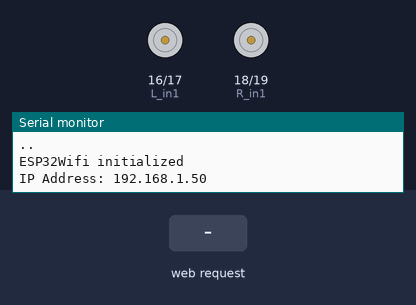
A sketch run on a simulated ESP32. On the bench: motor-driver pin pairs drawn as motors (green arrow = first pin HIGH = forward, orange = second pin HIGH = backward, longer = more drive), the last lines printed to the serial monitor. Inputs (shaded band) come from the test bench. WiFi joins after 1.5 s; servers stay silent unless stated.

Above: at 8.2 s.
8.3 s: HTTP request GET /forward received
At 8.8 s:
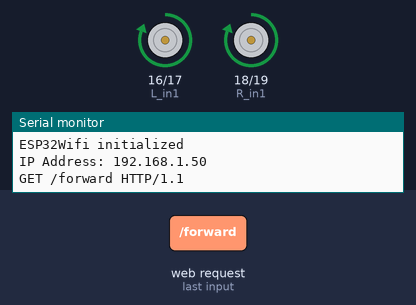
9.8 s: HTTP request GET /back received
At 11.0 s:
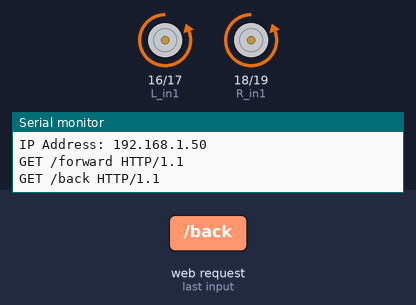
11.3 s: HTTP request GET /left received
At 12.3 s:
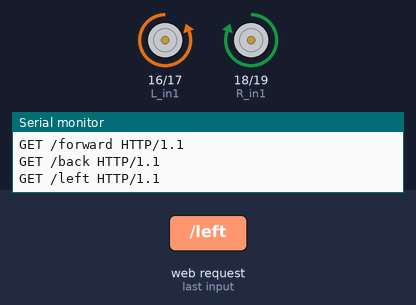
12.8 s: HTTP request GET /right received
At 13.4 s:
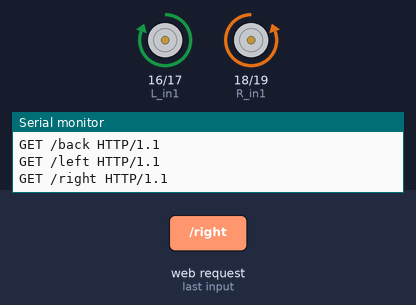
Timing chart, 0 to 15.3 s (numbered marks = the images above; inputs shaded):
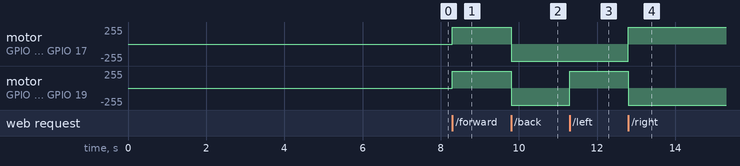

Measured:
- after the input at 8.3 s, motor on GPIO 16 (L_in1) / GPIO 17 (L_in2), motor on GPIO 18 (R_in1) / GPIO 19 (R_in2): stopped → forward 255/255 at once
- after the input at 9.8 s, motor on GPIO 16 (L_in1) / GPIO 17 (L_in2), motor on GPIO 18 (R_in1) / GPIO 19 (R_in2): forward 255/255 → backward 255/255 at once
- after the input at 11.3 s, motor on GPIO 18 (R_in1) / GPIO 19 (R_in2): backward 255/255 → forward 255/255 at once
- after the input at 12.8 s, motor on GPIO 16 (L_in1) / GPIO 17 (L_in2): backward 255/255 → forward 255/255 at once; motor on GPIO 18 (R_in1) / GPIO 19 (R_in2): forward 255/255 → backward 255/255 at once

The sketch:

Wifi_controller.ino
```cpp
#include <WiFi.h>
//Constants
#define LED 2
#define L_in1 16
#define L_in2 17
#define R_in1 18
#define R_in2 19
#define R_enable HIGH
#define L_enable HIGH

//Parameters
String request ;
char* ssid  = "Mi Redmi 7";
char* password  = "sadiq1234";
String nom  = "ESP32";


void webpage(WiFiClient client) { /* function webpage */
  ////Send webpage to client
  client.println("HTTP/1.1 200 OK");
  client.println("Content-Type: text/html");
  client.println("");
  client.println("<!DOCTYPE HTML>");
  client.println("<html>");
  client.println("<head>");
  client.println("<title> UGV_Wifi_Navigation </title>");
  client.println("<meta http-equiv='content-type' content='text/html; charset=UTF-8'>");
  client.println("<meta name='apple-mobile-web-app-capable' content='yes' />");
  client.println("<meta name='apple-mobile-web-app-status-bar-style' content='black-translucent' />");
  client.println("<meta http-equiv='refresh' content='5'>");
  client.println("</head>");
  client.println("<body bgcolor = '#FFE5B4'> ");
  client.println("<hr/><hr>");
  client.println("<h1 style='color : #194D33;'><center> UGV - Web Controller </center></h1>");
  client.println("<hr/><hr>");
  client.println("<h2 style='color : #194D33;'> Navigation </h2>");
  client.println("<table>");
  client.println("<tr>");
  client.println("<td></td>");
  client.println("<td><a href='/forward'><button style=\"height:200px;width:200px\"><img src=\"https://cdn.pixabay.com/photo/2013/07/12/13/43/arrow-147174__480.png\" height=\"50%\" width=\"50%\"/></button></a></td>");
  client.println("<td></td>");
  client.println("</tr>");
  client.println("<tr>");
  client.println("<td><a href='/left'><button style=\"height:200px;width:200px\"><img src=\"https://cdn.pixabay.com/photo/2013/07/12/13/43/arrow-147173_960_720.png\" height=\"50%\" width=\"50%\"/></button></a></td>");
  client.println("<td><a href='/stop'><button style=\"height:200px;width:200px\"><img src=\"https://www.pelennapatchworks.co.uk/user/products/large/paper%20squares.jpg\" height=\"50%\" width=\"50%\"/></button></a></td>");
  client.println("<td><a href='/right'><button style=\"height:200px;width:200px\"><img src=\"https://cdn.pixabay.com/photo/2013/07/12/13/43/arrow-147175_960_720.png\" height=\"50%\" width=\"50%\"/></button></a></td>");
  client.println("</tr>");
  client.println("<tr>");
  client.println("<td></td>");
  client.println("<td><a href='/back'><button style=\"height:200px;width:200px\"><img src=\"https://cdn.pixabay.com/photo/2013/07/12/13/43/arrow-147172_960_720.png\" height=\"50%\" width=\"50%\"/></button></a></td>");
  client.println("<td></td>");
  client.println("</tr>");
  client.println("</table>");
  delay(1);
}


void forward(){
  digitalWrite(L_in1, HIGH);
  digitalWrite(L_in2, LOW);
  digitalWrite(R_in1, HIGH);
  digitalWrite(R_in2, LOW);
}
void back(){
  digitalWrite(L_in1, LOW);
  digitalWrite(L_in2, HIGH);
  digitalWrite(R_in1, LOW);
  digitalWrite(R_in2, HIGH);
}
void left(){
  digitalWrite(L_in1, LOW);
  digitalWrite(L_in2, HIGH);
  digitalWrite(R_in1, HIGH);
  digitalWrite(R_in2, LOW);
}

void right(){
  digitalWrite(L_in1, HIGH);
  digitalWrite(L_in2, LOW);
  digitalWrite(R_in1, LOW);
  digitalWrite(R_in2, HIGH);
}

void stop(){
  digitalWrite(L_in1, LOW);
  digitalWrite(L_in2, LOW);
  digitalWrite(R_in1, LOW);
  digitalWrite(R_in2, LOW);
}


// Wifi server on esp setup
WiFiServer server(80);
WiFiClient client;

void setup() {
  // Motor controls
  pinMode(L_in1, OUTPUT);
  pinMode(L_in2, OUTPUT);
  pinMode(R_in1, OUTPUT);
  pinMode(R_in2, OUTPUT);

  // Serial USB
  delay(5000);
  Serial.begin(115200);
  Serial.println(F("Initialize System"));
  //Init ESP32Wifi
  Serial.print("Connecting to network: ");
  Serial.println(ssid);
  WiFi.begin(ssid, password);

  // Wifi
  while (WiFi.status() != WL_CONNECTED)
  {
    delay(1000);
    Serial.print(F("."));
  }
  server.begin();
  Serial.println();
  Serial.println(F("ESP32Wifi initialized"));
  Serial.print(F("IP Address: "));
  Serial.println(WiFi.localIP());
}

void loop() {
  WiFiClient client = server.available();
  if (client) {
    while (client.connected()) {
      if (client.available()) {
        String request = client.readStringUntil('\r');
        Serial.println(request);
        handleRequest(request);
      }
      webpage(client);//Return webpage
      break;
    }
  }
}


void handleRequest(String request) { /* function handleRequest */
  ////Handle web client request
  String pwmCmd;
  //Digital Ouputs
  if (request.indexOf("/forward") > 0){
    forward();
    delay(500);
  }
  else if (request.indexOf("/back") > 0){
    back();
    delay(500);
  }

  else if (request.indexOf("/left") > 0){
    left();
    delay(500);
  }

  else if (request.indexOf("/right") > 0){
    right();
    delay(500);
  }
  else{
    stop();
    delay(500);
  }

}
```
